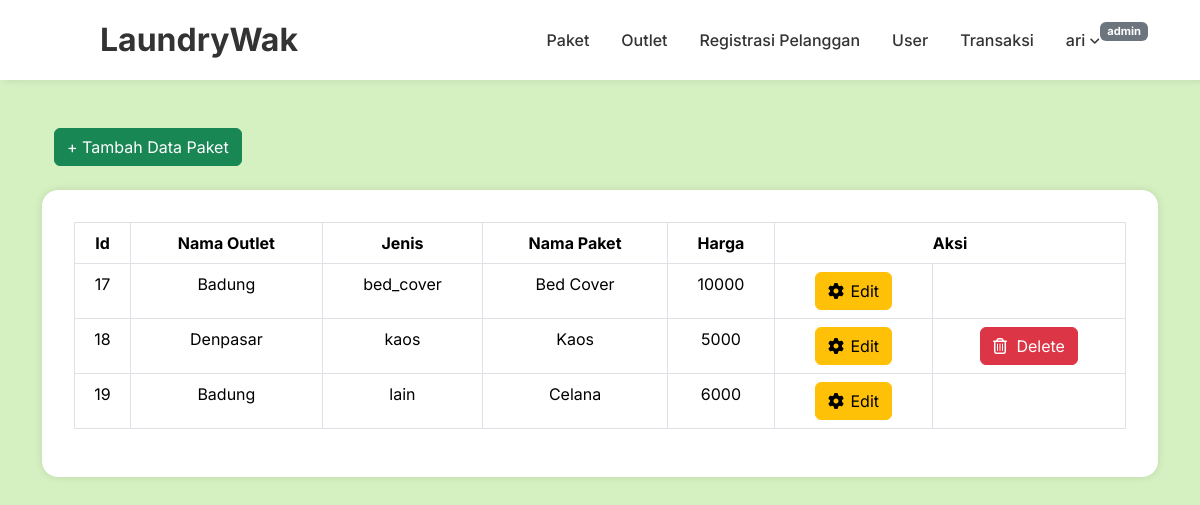
The page /dashboard/dashboard.php?page=paket (signed in) on the database its author committed.
### tables this page shows
CREATE TABLE `tb_paket` (
  `id` int(11) NOT NULL,
  `id_outlet` int(11) NOT NULL,
  `jenis` enum('kiloan','selimut','bed_cover','kaos','lain') NOT NULL,
  `nama_paket` varchar(100) NOT NULL,
  `harga` int(11) NOT NULL
);

CREATE TABLE `tb_outlet` (
  `id` int(11) NOT NULL,
  `nama` varchar(100) NOT NULL,
  `alamat` text NOT NULL,
  `tlp` varchar(15) NOT NULL
);

### paket/paket.php (the view, shortened to what this page needs)
<div class="container mt-4">
    <div class="container d-flex">
        <div class="nigga">
            <a class="btn btn-success" href="dashboard.php?page=tambah_paket">+ Tambah Data Paket</a>
        </div>
    </div>
    <div class="container mt-4">
        <table class="table table-bordered">
            <tr style="text-align: center;">
                <th>Id</th>
                <th>Nama Outlet</th>
                <th>Jenis</th>
                <th>Nama Paket</th>
                <th>Harga</th>
                <th colspan="2" style="width: 100px;">Aksi</th>
            </tr>
            <?php
            include "../koneksi.php";
            $query = mysqli_query($koneksi, "SELECT tb_paket.id as id_paket, tb_outlet.nama as nama_outlet, nama, jenis, nama_paket, harga FROM tb_paket INNER JOIN tb_outlet ON tb_paket.id_outlet=tb_outlet.id ORDER BY tb_paket.id");
            while($baris = mysqli_fetch_assoc($query)){
            ?>
            <tr style="text-align: center;">
                <td><?= $baris['id_paket']?></td>
                <td><?= $baris['nama_outlet']; ?></td>
                <td><?= $baris['jenis']; ?></td>
                <td><?= $baris['nama_paket']; ?></td>
                <td><?= $baris['harga']; ?></td>
                <td>
                    <a class="btn btn-warning" onclick="return confirm('apakah ingin mengedit data paket?')" href="dashboard.php?page=edit_paket&id=<?= $baris['id_paket'];?>"><i class="fa-solid fa-gear" style="margin-right: 2px;"></i> Edit</a>
                </td>
                <?php
                $id = $baris['id_paket'];
                $has_transactions = mysqli_fetch_row(mysqli_query($koneksi, "SELECT COUNT(*) as total FROM tb_detail_transaksi WHERE id_paket='$id'"));
                $has_outlet_references = mysqli_fetch_row(mysqli_query($koneksi, "SELECT COUNT(*) as total FROM tb_outlet INNER JOIN tb_user ON tb_outlet.id=tb_user.id_outlet WHERE tb_outlet.id='$id'"));
                $has_transaksi_references = mysqli_fetch_row(mysqli_query($koneksi, "SELECT COUNT(*) as total FROM tb_outlet INNER JOIN tb_transaksi ON tb_outlet.id=tb_transaksi.id_outlet WHERE tb_outlet.id='$id'"));
                if (!$has_transactions[0] && !$has_outlet_references[0] && !$has_transaksi_references[0]) {
                ?>
            <td>
                <a class="btn btn-danger" onclick="return confirm('apakah ingin menghapus data paket?')" href="../paket/delete_paket.php?id=<?=$baris['id_paket']?>"><i class="fa-regular fa-trash-can" style="margin-right: 5px;"></i> Delete</a>
            </td>
                <?php
                }else{
                    echo "<td></td>";
                }
                ?>
            </tr>
            <?php
            }
            ?>
        </table>
    </div>
</div>

### dashboard/style.css (style rules this page uses)
* { margin: 0; padding: 0; box-sizing: border-box; font-family: "Inter", sans-serif; }
*, *::after, *::before { box-sizing: border-box; }
body { margin: 0; padding: 0; min-height: 100vh; background-color: #D5F0C1 !important; background-size: cover; background-position: center; isolation: isolate; position: relative; }
div:has(> table) { font-family: "Inter", sans-serif; width: 100%; background-color: white !important; padding-block: 2rem; padding-inline: 2rem !important; border-radius: 1rem; box-shadow: 0 0 .5rem 0 rgb(0 0 0 / .1); display: flex; gap: 1rem; flex-direction: column; align-items: start; }
table { margin: 0; }
table :is(.tr, td, th, thead, tbody) { background-color: transparent !important; }
body { font-family: Arial, sans-serif; margin: 0; background-color: #f0f0f0; }

### dashboard/dashboard.php (style rules this page uses)
body { font-family: Arial, sans-serif; margin: 0; padding: 0; }

### rows shown on the page
tb_paket: id "17", id_outlet.nama "Badung", jenis "bed_cover", nama_paket "Bed Cover", harga "10000"
tb_paket: id "18", id_outlet.nama "Denpasar", jenis "kaos", nama_paket "Kaos", harga "5000"
tb_paket: id "19", id_outlet.nama "Badung", jenis "lain", nama_paket "Celana", harga "6000"

### other values the page prints
$_SESSION['username'] "ari"
$_SESSION['level'] "admin"
